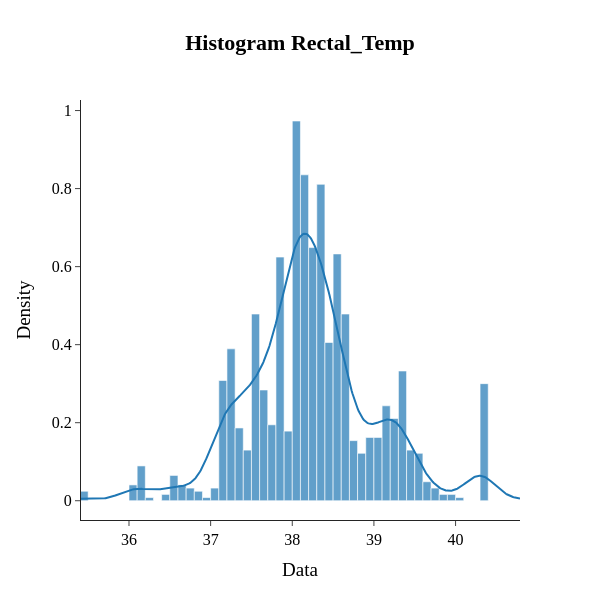

Here is the notebook cell this chart was saved with:
### Markdown cell above
$\text{Next feature is rectal\_temp.}$

### Code cell
plots.hist_plot_with_kde(data=train_data["rectal_temp"], name="rectal_temp", bin_size=0.1)

### Figure 1 — Plotly figure (JSON) as saved in the notebook; plotly's stock layout.template omitted (floating-point values rounded to 4 significant figures; data arrays with more than 128 entries replaced by an {"elided": "..."} marker saying what was removed)
{"data": [{"autobinx": false, "histnorm": "probability density", "legendgroup": "rectal_temp", "marker": {"color": "rgb(31, 119, 180)"}, "name": "rectal_temp", "opacity": 0.7, "type": "histogram", "x": {"elided": "1235 float values"}, "xaxis": "x", "xbins": {"end": 40.8, "size": 0.1, "start": 35.4}, "yaxis": "y"}, {"legendgroup": "rectal_temp", "marker": {"color": "rgb(31, 119, 180)"}, "mode": "lines", "name": "rectal_temp", "showlegend": false, "type": "scatter", "x": {"elided": "500 float values"}, "xaxis": "x", "y": {"elided": "500 float values"}, "yaxis": "y"}], "layout": {"barmode": "overlay", "font": {"color": "Black", "family": "Times New Roman", "size": 16}, "height": 600, "hovermode": "closest", "legend": {"traceorder": "reversed"}, "showlegend": false, "title": {"text": "<b>Histogram Rectal_Temp<b>", "x": 0.5}, "width": 600, "xaxis": {"anchor": "y2", "domain": [0, 1], "title": {"text": "Data"}, "zeroline": false}, "yaxis": {"anchor": "free", "domain": [0, 1], "position": 0, "title": {"text": "Density"}}}}
